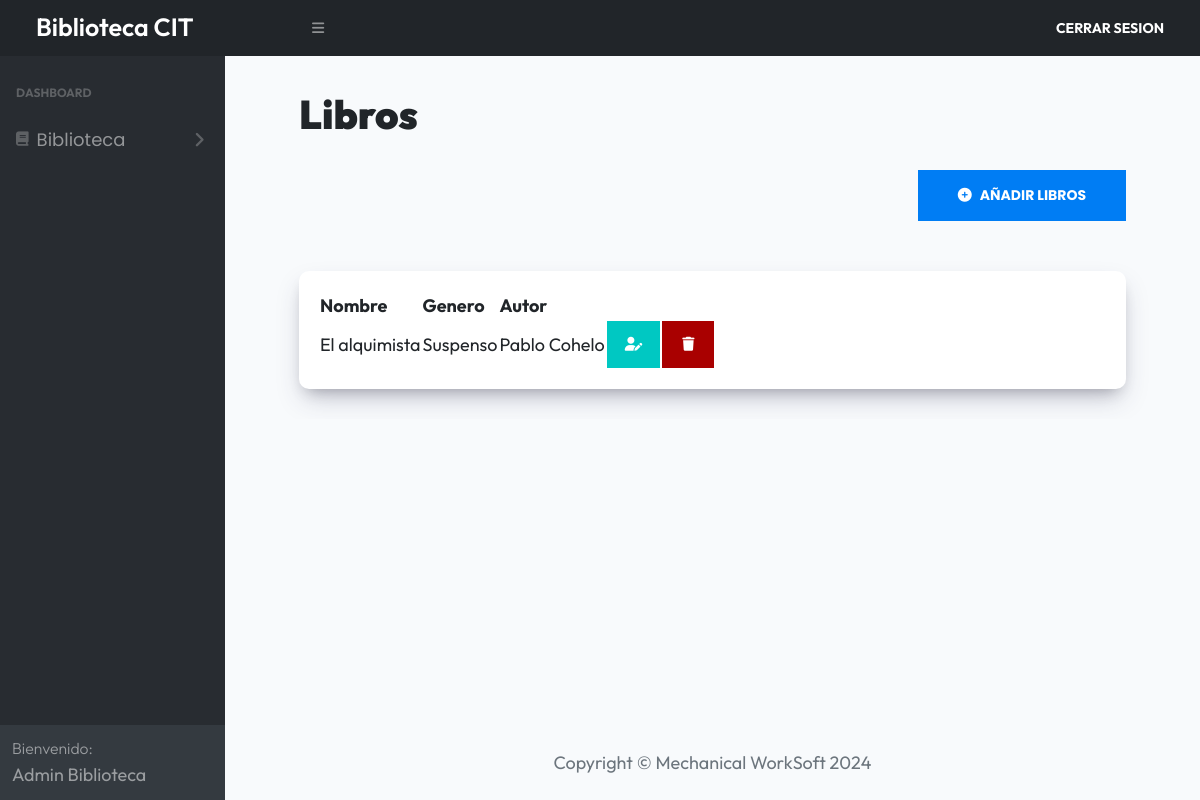
The app's page /admin/libros (signed in) with its own data.
### tables this page shows
CREATE TABLE `libros` (
  `id` int NOT NULL AUTO_INCREMENT,
  `generoid` int DEFAULT NULL,
  `autorid` int DEFAULT NULL,
  `nombre` text,
  `sinopsis` text,
  PRIMARY KEY (`id`),
  KEY `libros_autores_id_fk` (`autorid`),
  KEY `libros_generos_id_fk` (`generoid`),
  CONSTRAINT `libros_autores_id_fk` FOREIGN KEY (`autorid`) REFERENCES `autores` (`id`),
  CONSTRAINT `libros_generos_id_fk` FOREIGN KEY (`generoid`) REFERENCES `generos` (`id`)
);

CREATE TABLE `generos` (
  `id` int NOT NULL AUTO_INCREMENT,
  `nombre` varchar(30) DEFAULT NULL,
  PRIMARY KEY (`id`)
);

CREATE TABLE `autores` (
  `id` int NOT NULL AUTO_INCREMENT,
  `nombre` varchar(40) DEFAULT NULL,
  `apellido` varchar(40) DEFAULT NULL,
  `fecha_nac` date DEFAULT NULL,
  `ciudad` varchar(30) DEFAULT NULL,
  `pais` varchar(20) DEFAULT NULL,
  `redes` text,
  PRIMARY KEY (`id`)
);

### controllers/LibrosController.php (called while the page is built, shortened)
<?php
class LibrosController
{
    public static function index(Router $router) {
        $libros = Libro::all();
        foreach($libros as $libro) {
            $libro->genero = Genero::find($libro->generoid);
        }
        foreach($libros as $libro) {
            $libro->autor = Autor::find($libro->autorid);
        }
        $resultado = $_GET['resultado'] ?? null;
        $router->render('admin/libros/index', [
            'titulo' => 'Libros',
            'resultado' => $resultado,
            'libros' => $libros
        ]);
    }
}

### index.php (called while the page is built, shortened)
<?php
$router = new Router();
$router->get('/', [AuthController::class, 'login']);
$router->post('/', [AuthController::class, 'login']);
$router->post('/logout', [AuthController::class, 'logout']);
$router->get('/registro', [AuthController::class, 'registro']);
$router->post('/registro', [AuthController::class, 'registro']);
$router->get('/admin/index', [DashboardController::class, 'index']);
$router->get('/admin/generos', [GenerosController::class, 'index']);
$router->get('/admin/generos/crear', [GenerosController::class, 'crear']);
$router->post('/admin/generos/crear', [GenerosController::class, 'crear']);
$router->get('/admin/generos/editar', [GenerosController::class, 'editar']);
$router->post('/admin/generos/editar', [GenerosController::class, 'editar']);
$router->post('/admin/generos/eliminar', [GenerosController::class, 'eliminar']);
$router->get('/admin/autores', [AutoresController::class, 'index']);
$router->get('/admin/autores/crear', [AutoresController::class, 'crear']);
$router->post('/admin/autores/crear', [AutoresController::class, 'crear']);
$router->get('/admin/autores/editar', [AutoresController::class, 'editar']);
$router->post('/admin/autores/editar', [AutoresController::class, 'editar']);
$router->post('/admin/autores/eliminar', [AutoresController::class, 'eliminar']);
$router->get('/admin/libros', [LibrosController::class, 'index']);
$router->get('/admin/libros/crear', [LibrosController::class, 'crear']);
$router->post('/admin/libros/crear', [LibrosController::class, 'crear']);
$router->get('/admin/libros/editar', [LibrosController::class, 'editar']);
$router->post('/admin/libros/editar', [LibrosController::class, 'editar']);
$router->post('/admin/libros/eliminar', [LibrosController::class, 'eliminar']);
$router->comprobarRutas();

### models/ActiveRecord.php (called while the page is built, shortened)
<?php
class ActiveRecord {
    protected static $db;
    protected static $tabla = '';
    public static function setDB($database) {
        self::$db = $database;
    }
    public static function consultarSQL($query) {
        $resultado = self::$db->query($query);
        $array = [];
        while($registro = $resultado->fetch_assoc()) {
            $array[] = static::crearObjeto($registro);
        }
        return $array;
    }
    protected static function crearObjeto($registro) {
        $objeto = new static;
        foreach($registro as $key => $value ) {
            if(property_exists( $objeto, $key  )) {
                $objeto->$key = $value;
            }
        }
        return $objeto;
    }
    public static function all($orden = 'DESC') {
        $query = "SELECT * FROM " . static::$tabla . " ORDER BY id ${orden}";
        $resultado = self::consultarSQL($query);
        return $resultado;
    }
    public static function find($id) {
        $query = "SELECT * FROM " . static::$tabla  ." WHERE id = ${id}";
        $resultado = self::consultarSQL($query);
        return array_shift( $resultado ) ;
    }
}

### views/admin/libros/index.php (the view, shortened to what this page needs)
<div class="container-fluid px-4">
    <h1 class="mt-4"><?php echo $titulo?></h1>
    <div class="dashboard__contenedor-boton">
        <a class="dashboard__boton" href="/admin/libros/crear">
            <i class="fa-solid fa-circle-plus" style="padding-right:5px;"></i>
            Añadir Libros
        </a>
    </div>
    <div class="dashboard__contenedor">
        <?php if(!empty($libros)) { ?>
            <table id="datatables">
                <thead>
                <tr>
                    <th>Nombre</th>
                    <th>Genero</th>
                    <th>Autor</th>
                    <th></th>
                    <th></th>
                </tr>
                </thead>
                <tbody>
                <?php foreach($libros as $libro) { ?>
                    <tr>
                        <td>
                            <?php echo $libro->nombre; ?>
                        </td>
                        <td>
                            <?php echo $libro->genero->nombre; ?>
                        </td>
                        <td>
                            <?php echo $libro->autor->nombre . ' ' . $libro->autor->apellido;?>
                        </td>
                        <td>
                            <a class="dashboard__boton-warning" href="/admin/libros/editar?id=<?php echo $libro->id; ?>" style="padding: 13px 18px">
                                <i class="fa-solid fa-user-pen"></i>
                            </a>
                        </td>
                        <td>
                            <form method="POST" action="/admin/libros/eliminar" class="table__formulario">
                                <button class="dashboard__boton-danger" type="submit" style="padding: 15px 20px">
                                    <i class="fa-solid fa-trash"></i>
                                </button>
                            </form>
                        </td>
                    </tr>
                <?php } ?>
                </tbody>
            </table>
        <?php } else { ?>
            <p class="text-center">No Hay Libros Aún</p>
        <?php } ?>
    </div>
</div>

### build/css/app.css (style rules this page uses)
html { line-height: 1.15; -webkit-text-size-adjust: 100%; }
body { margin: 0; }
h1 { font-size: 2em; margin: 0.67em 0; }
a { background-color: transparent; }
button, input, optgroup, select, textarea { font-family: inherit; font-size: 100%; line-height: 1.15; margin: 0; }
button, input { overflow: visible; }
button, select { text-transform: none; }
button, [type=button], [type=reset], [type=submit] { -webkit-appearance: button; }
body { font-family: "Outfit", sans-serif; font-size: 18px; }
a { text-decoration: none; }
h1, h2, h3 { font-family: "Outfit", sans-serif; font-weight: 900; margin: 2rem 0; }
h1 { font-size: 40px; }
.dashboard { height: 100%; display: flex; flex-direction: column; background-color: #F8FAFC; }
@media (min-width: 768px) { .dashboard__contenedor-boton { display: flex; justify-content: flex-end; margin-bottom: 50px; } }
.dashboard__boton { background-color: #007df4; padding: 15px 40px; color: #FFFFFF; font-size: 18px; font-weight: 700; border: none; transition-property: background-color; transition-duration: 0.3s; text-align: center; width: 100%; display: inline-block; text-transform: uppercase; font-size: 14px; }
@media (min-width: 768px) { .dashboard__boton { width: auto; } }
.dashboard__boton-warning { background-color: #00c8c2; padding: 15px 40px; color: #FFFFFF; font-size: 18px; font-weight: 700; border: none; transition-property: background-color; transition-duration: 0.3s; text-align: center; width: 100%; display: inline-block; text-transform: uppercase; font-size: 14px; }
@media (min-width: 768px) { .dashboard__boton-warning { width: auto; } }
.dashboard__boton-danger { background-color: rgb(169, 0, 0); padding: 15px 40px; color: #FFFFFF; font-size: 18px; font-weight: 700; border: none; transition-property: background-color; transition-duration: 0.3s; text-align: center; width: 100%; display: inline-block; text-transform: uppercase; font-size: 14px; }
@media (min-width: 768px) { .dashboard__boton-danger { width: auto; } }
.dashboard__contenedor, .dashboard__formulario { box-shadow: rgba(50, 50, 93, 0.25) 0px 13px 27px -5px, rgba(0, 0, 0, 0.3) 0px 8px 16px -8px; background-color: #FFFFFF; padding: 20px; border-radius: 10px; margin-top: 50px; }

### records on screen
libros: nombre "El alquimista", generoid.nombre "Suspenso", autorid.nombre "Pablo", autorid.apellido "Cohelo"

### other values on screen
$_SESSION['nombre'] "Admin"
$_SESSION['apellido'] "Biblioteca"
$titulo "Libros"
